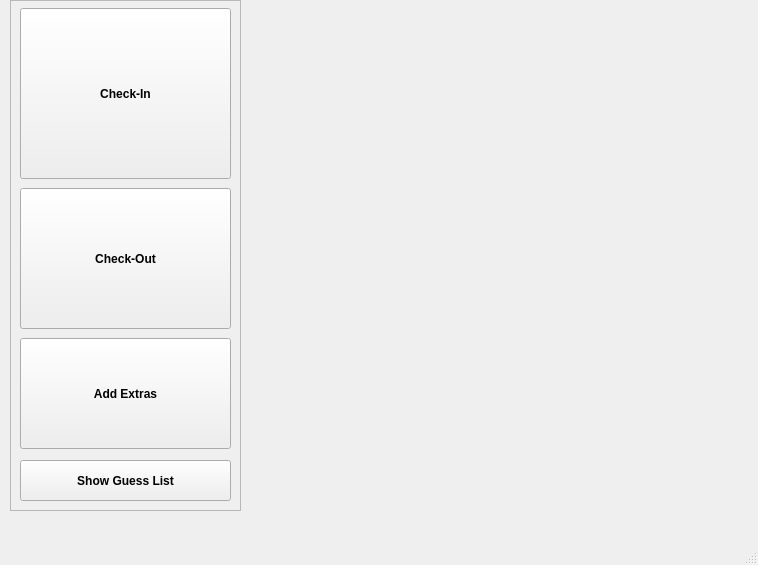
<?xml version="1.0" encoding="UTF-8"?>
<ui version="4.0">
 <class>MainWindow</class>
 <widget class="QMainWindow" name="MainWindow">
  <property name="geometry">
   <rect>
    <x>0</x>
    <y>0</y>
    <width>758</width>
    <height>565</height>
   </rect>
  </property>
  <property name="windowTitle">
   <string>MainWindow</string>
  </property>
  <widget class="QWidget" name="centralwidget">
   <widget class="QFrame" name="frame">
    <property name="geometry">
     <rect>
      <x>10</x>
      <y>0</y>
      <width>231</width>
      <height>511</height>
     </rect>
    </property>
    <property name="frameShape">
     <enum>QFrame::Shape::StyledPanel</enum>
    </property>
    <property name="frameShadow">
     <enum>QFrame::Shadow::Raised</enum>
    </property>
    <widget class="QPushButton" name="pbShowGuessList">
     <property name="geometry">
      <rect>
       <x>10</x>
       <y>460</y>
       <width>211</width>
       <height>41</height>
      </rect>
     </property>
     <property name="font">
      <font>
       <bold>true</bold>
      </font>
     </property>
     <property name="text">
      <string>Show Guess List</string>
     </property>
    </widget>
    <widget class="QPushButton" name="pbCheckIn">
     <property name="geometry">
      <rect>
       <x>10</x>
       <y>8</y>
       <width>211</width>
       <height>171</height>
      </rect>
     </property>
     <property name="font">
      <font>
       <bold>true</bold>
      </font>
     </property>
     <property name="text">
      <string>Check-In</string>
     </property>
    </widget>
    <widget class="QPushButton" name="pbCheckOut">
     <property name="geometry">
      <rect>
       <x>10</x>
       <y>188</y>
       <width>211</width>
       <height>141</height>
      </rect>
     </property>
     <property name="font">
      <font>
       <bold>true</bold>
      </font>
     </property>
     <property name="text">
      <string>Check-Out</string>
     </property>
    </widget>
    <widget class="QPushButton" name="pbAddExtras">
     <property name="geometry">
      <rect>
       <x>10</x>
       <y>338</y>
       <width>211</width>
       <height>111</height>
      </rect>
     </property>
     <property name="font">
      <font>
       <bold>true</bold>
      </font>
     </property>
     <property name="text">
      <string>Add Extras</string>
     </property>
    </widget>
   </widget>
   <widget class="QLabel" name="label">
    <property name="geometry">
     <rect>
      <x>250</x>
      <y>10</y>
      <width>501</width>
      <height>511</height>
     </rect>
    </property>
    <property name="text">
     <string/>
    </property>
    <property name="pixmap">
     <pixmap resource="resource.qrc">:/images/hotellogo.png</pixmap>
    </property>
   </widget>
  </widget>
  <widget class="QMenuBar" name="menubar">
   <property name="geometry">
    <rect>
     <x>0</x>
     <y>0</y>
     <width>758</width>
     <height>25</height>
    </rect>
   </property>
  </widget>
  <widget class="QStatusBar" name="statusbar"/>
 </widget>
 <resources>
  <include location="resource.qrc"/>
 </resources>
 <connections/>
</ui>
